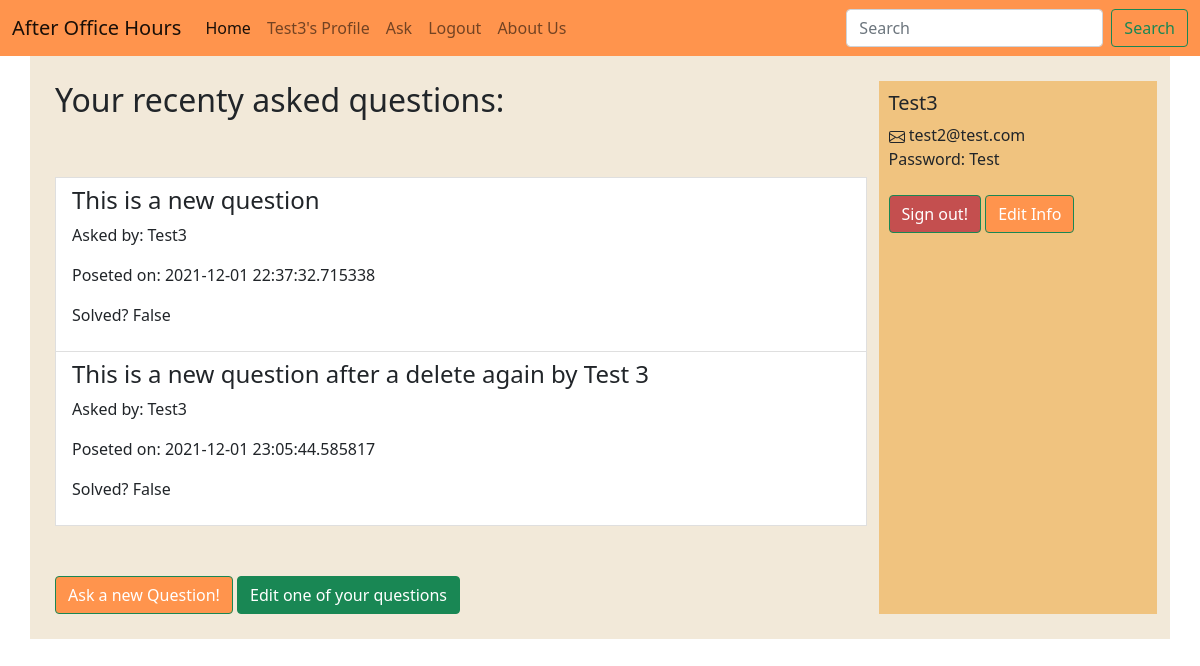
The page /profile (signed in) on the database its author committed.
### Question.py (models this page shows)
class User(UserMixin, db.Model):
    id = db.Column(db.Integer, primary_key=True)
    username = db.Column(db.String(20), unique=True, nullable=False)
    email = db.Column(db.String(120), unique=True, nullable=False)
    password = db.Column(db.String(60), nullable=False)
    questions = db.relationship('Question', backref='author', lazy=True)

class Question(db.Model):
    id = db.Column(db.Integer, primary_key=True)
    q_text = db.Column(db.Text)
    asked_by_id = db.Column(db.Integer, db.ForeignKey('user.id'))
    post_time = db.Column(db.DateTime)
    solved = db.Column(db.Boolean)
    answers = db.relationship('Answer', backref='question', lazy = True)

### Question.py (the view)
@app.route("/profile")
@login_required
def profile():
        user = current_user
        email = user.email
        user_name = user.username
        user_id = user.id
        user_password = user.password
        questions = Question.query.filter_by(asked_by_id = user_id)
        context = {
            'questions' : questions,
            'email' : email,
            'user_name' : user_name,
            'user_password' : user_password
            }
        return render_template("profile.html", **context)

### Question.py (called while the page is built)
@login_manager.user_loader
def load_user(user_id):
    print(user_id)
    return User.query.get(int(user_id))

### Templates/profile.html (shortened to what this page needs)
{% extends 'home.html' %}
{% block content %}
	<div class="container" id="user_header">
		<div class="row">
			<div class="col-9" id="user_questions">
				<h2>Your recenty asked questions:</h2>
				<div id="user_asked_questions">
					{% if questions != None %}
						{% for question in questions %}
						<a href="{{url_for('question', question_id = question.id)}}" class="list-group-item">
							<h4 class="list-group-item-heading">{{ question.q_text }}</h4>
							<p class="list-group-item-text">Asked by: {{ user_name }}</p>
							<p class="list-group-item-text">Poseted on: {{ question.post_time }}</p>
							<p class="list-group-item-text">Solved? {{ question.solved }}</p>
						</a>
						{% endfor %}
						{% else %}
                 		   <h2>It looks like you haven't asked any questions yet!</h2>
                    {% endif %}
				</div>
				<button type="button" class="btn btn-success" id="user_ask_new_question_btn" onclick="window.location.href='{{ url_for( 'ask') }}';">Ask a new Question!</button>
				<button type="button" class="btn btn-success" id="user_edit_asked_question_btn" onclick="window.location.href='{{ url_for( 'go_to_edit_questions') }}';">Edit one of your questions</button>
			</div>
			<div class="col-3" id="user_info">
				<h5>{{user_name}}</h3>
				<div class="user_email">
					<label>{{email}}</label>
				</div>
				<div class="user_password">
					<label>Password: {{user_password}}</label>
				</div>
				<br>
				<button type="button" class="btn btn-success" id="user_sign_out_btn" onclick="window.location.href='{{ url_for( 'logout') }}';">Sign out!</button>
				<button type="button" class="btn btn-success" id="user_edit_profile_btn" onclick="window.location.href='{{ url_for( 'edit_user_profile') }}';">Edit Info</button>
			</div>
		</div>
	</div>
	{% endblock %}

### Templates/home.html (shortened to what this page needs)
<!DOCTYPE html>
<html>
<head>
	<link href="https://cdn.jsdelivr.net/npm/bootstrap@5.1.3/dist/css/bootstrap.min.css" rel="stylesheet">
	<link rel="stylesheet" href="{{ url_for('static', filename = 'website_style.css')}}">
</head>
<body>
    <nav class="navbar navbar-expand-lg navbar-light ">
      <div class="container-fluid">
        <a class="navbar-brand" href="/">After Office Hours</a>
        <div class="collapse navbar-collapse" id="navbarScroll">
          <ul class="navbar-nav me-auto my-2 my-lg-0 navbar-nav-scroll" style="--bs-scroll-height: 100px;">
            <li class="nav-item">
              <a class="nav-link active" aria-current="page" href="{{ url_for('home') }}">Home</a>
            </li>
            {% if current_user.is_authenticated %}
            <li class="nav-item">
              <a class="nav-link" href="{{ url_for('profile') }}">{{current_user.username}}'s Profile</a>
            </li>
            <li class="nav-item">
              <a class="nav-link" href="{{ url_for('ask') }} ">Ask</a>
            </li>
            <li class="nav-item">
              <a class="nav-link" href="{{ url_for('logout') }}">Logout</a>
            </li>
            {%endif%}
              <a class="nav-link" href="{{ url_for('about') }} ">About Us</a>
          </ul>
          <form class="d-flex">
            <input class="form-control me-2" type="search" placeholder="Search" aria-label="Search">
            <button class="btn btn-outline-success" type="submit">Search</button>
          </form>
        </div>
      </div>
    </nav>
    {% block content %}{% endblock content %}
  </body>
</html>

### static/website_style.css (style rules this page uses)
* { margin: 0; padding: 0; }
.navbar-light { background-color: rgb(255, 148, 77); }
#user_header { background-color: rgb(242, 233, 217); padding: 25px 25px 25px 25px; }
#user_info { background-color: rgb(240, 195, 127); padding: 10px 10px 10px 10px; }
#user_asked_questions { padding-top: 50px; padding-bottom: 50px; }
#user_sign_out_btn { background-color: rgb(196, 79, 79); }
#user_edit_profile_btn { background-color: rgb(255, 148, 77); }
#user_ask_new_question_btn { background-color: rgb(255, 148, 77); }

### rows shown on the page
User: username "Test3", email "test2@test.com", password "Test"
Question: q_text "This is a new question", post_time "2021-12-01 22:37:32.715338", solved "False"
Question: q_text "This is a new question after a delete again by Test 3", post_time "2021-12-01 23:05:44.585817", solved "False"
